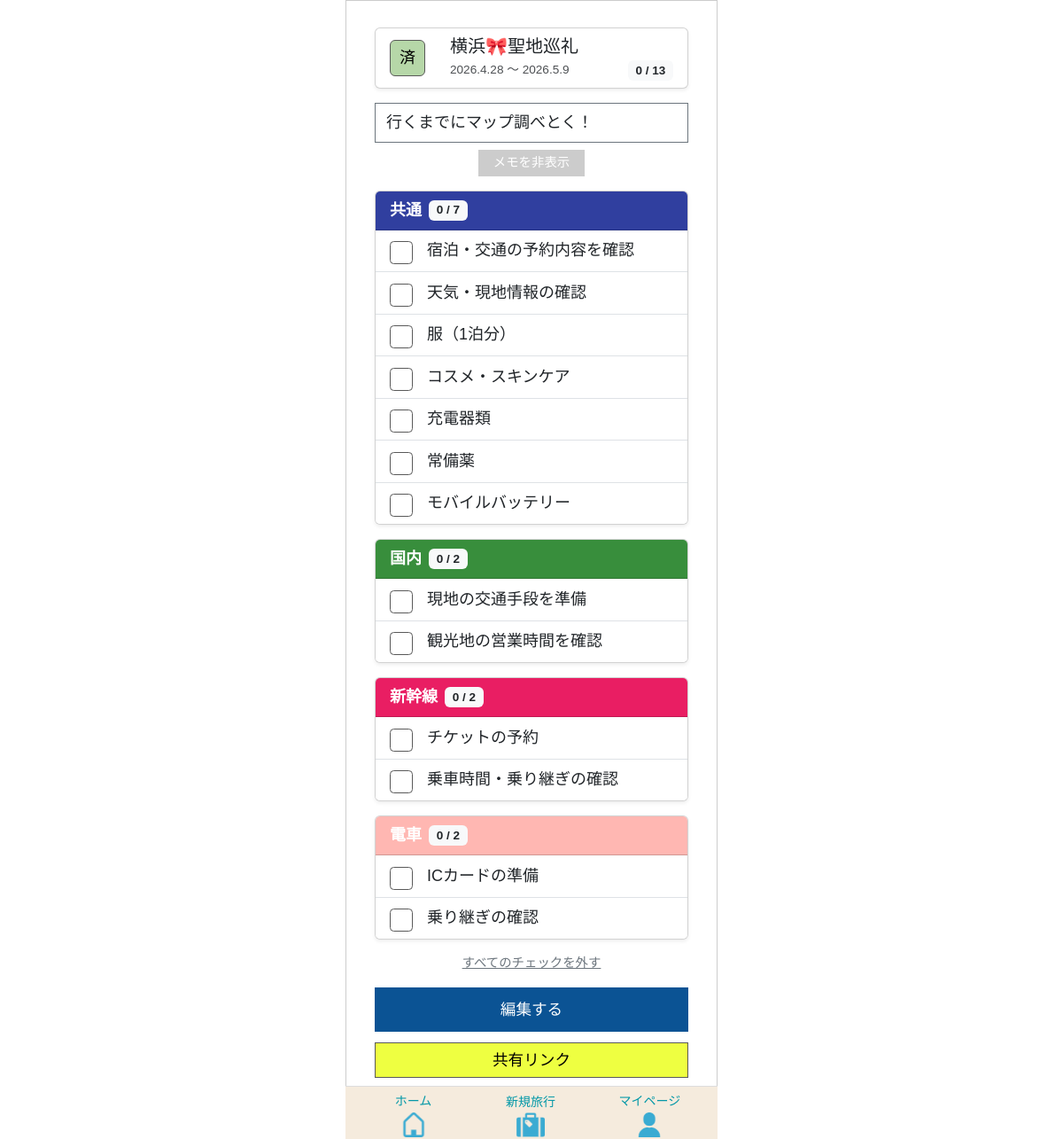
Page /tabipre/travel/415/ (signed in) on the earlier database version.
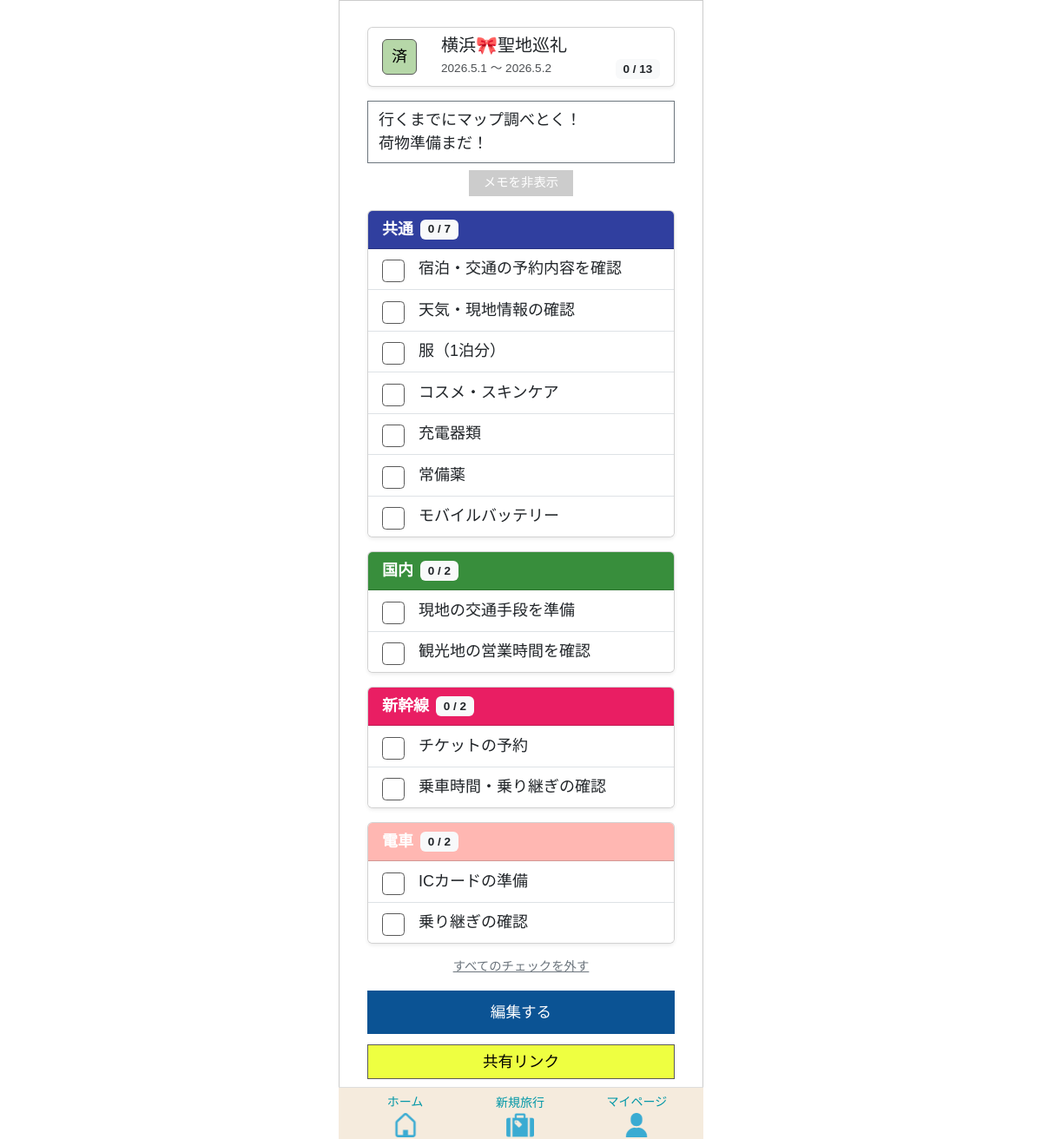
Same page on the later database version.
### app/models/travel.py (models this page shows, shortened)
class Travel_info(models.Model):
    class LocationType(models.IntegerChoices):
        DOMESTIC = 0, _("国内")
        OVERSEAS = 1, _("海外")
    class StatusType(models.IntegerChoices):
        NOT_DONE  = 0, _("未")
        COMPLETE  = 1, _("完")
        PROCESSED = 2, _("済")
    travel_info_id = models.AutoField(
        primary_key=True,
        verbose_name=_("旅行情報ID")
    )
    user = models.ForeignKey(
        settings.AUTH_USER_MODEL,
        on_delete=models.CASCADE,
        verbose_name=_("ユーザーID")
    )
    travel_title = models.CharField(
        max_length=100,
        verbose_name=_("旅行タイトル")
    )
    start_date = models.DateField(
        verbose_name=_("開始日")
    )
    end_date = models.DateField(
        verbose_name=_("終了日")
    )
    location = models.IntegerField(
        choices=LocationType.choices,
        verbose_name=_("場所"),
    )
    memo = models.CharField(
        max_length=230,
        blank=True,
        verbose_name=_("メモ")
    )
    status = models.IntegerField(
        choices=StatusType.choices,
        default=0,
        verbose_name=_("ステータス")
    )
    transport = models.ManyToManyField(
        "Transport",
        through="Travelmode",
        verbose_name=_("交通手段")
    )
    created_at = models.DateTimeField(
        auto_now_add=True,
        verbose_name=_("作成日")
    )
    updated_at = models.DateTimeField(
       auto_now=True,
        verbose_name=_("更新日")
    )
    class Meta:
        verbose_name = _("旅行情報")
        verbose_name_plural = _("旅行情報")

### app/views/old_travel/travel_detail.py (the view)
# urls.py: path("tabipre/travel/<int:travel_id>/", travel_detail, name="travel_detail"),
def travel_detail(request, travel_id):
    travel_info = get_object_or_404(Travel_info, pk=travel_id)
    template = Template.objects.filter(
    travel_info=travel_info
    ).first()
    if template:
        categories = TravelCategory.objects.filter(template=template)
        for cat in categories:
            cat.items = cat.travelitem_set.order_by('item_checked', 'id')
            cat.checked_count_display = cat.checked_count
            cat.total_count_display = cat.total_count
    else:
        categories = []
    items = TravelItem.objects.filter(
    travel_category__template__travel_info=travel_info
    )
    total_items = items.count()
    checked_items = items.filter(item_checked=1).count()
    today = timezone.now().date()
    if travel_info.end_date < today:
        status = "済"
    elif total_items > 0 and total_items == checked_items:
        status = "完"
    else:
        status = "未"
    travel_info.status_label = status
    context = {
        "travel_info": travel_info,
        "categories": categories,
        "template": template,
        "total_items": total_items,
        "checked_items": checked_items,
        "can_edit": True,
    }
    return render(request, "old_travel/travel_detail.html", context)

### app/models/template.py (called while the page is built)
    @property
    def checked_count(self):
        return self.travelitem_set.filter(item_checked=1).count()

    @property
    def total_count(self):
        return self.travelitem_set.count()

### templates/old_travel/travel_detail.html (shortened to what this page needs)
{% extends "base.html" %}
{% load static %}
{% block extra_css %}
{{ block.super }}
<link rel="stylesheet" href="{% static 'tabipre/css/old_template/template_base.css' %}">
{% endblock %}
{% block content %}
<div class="container mt-0">
  {% include "parts/travel_card.html" with card_travel_info=travel_info %}
  {% if travel_info.memo and not is_share_page %}
  <div class="mb-3">
    <div id="memoArea" class="collapse show">
      <div class="card memo-card">
           <div class="memo-inner">{{ travel_info.memo|linebreaksbr }}</div>
      </div>
    </div>
    <button id="memoToggleBtn"
            class="memo-toggle-btn"
            data-bs-toggle="collapse"
            data-bs-target="#memoArea">
      メモを非表示
    </button>
  </div>
  {% endif %}
  {% for category in categories %}
  <div class="card mb-3 shadow-sm">
    <div class="card-header text-white d-flex justify-content-between align-items-center"
         style="background-color: {{ category.get_category_color_display }};">
      <div class="d-flex align-items-center">
        <strong>{{ category.category_name }}</strong>
        <span class="badge category-badge bg-light text-dark ms-2">
          {{ category.checked_count }} / {{ category.total_count }}
        </span>
      </div>
    </div>
    <ul id="cat{{ category.id }}" class="list-group list-group-flush">
      {% include "parts/category_card_editable.html" with category=category %}
    </ul>
  </div>
  {% endfor %}
  {% if can_edit %}
  <div class="mt-3">
    <a href="{% url 'app:travel_uncheck_all' travel_info.travel_info_id %}" class="uncheck-link">
      すべてのチェックを外す
    </a>
  </div>
  {% endif %}
  {% if can_edit %}
  <div class="mt-3 edit-button">
    {% if template %}
      <a href="{% url 'app:old_template_edit' template.id %}" class="btn btn-primary">
        編集する
      </a>
    {% else %}
      <span class="text-muted align-self-center">テンプレートは作成されていません</span>
    {% endif %}
    <a href="{% url 'app:travel_link' travel_info.travel_info_id %}" class="btn btn-link">
      共有リンク
    </a>
  </div>
  {% endif %}
</div>
{% endblock %}

### templates/parts/travel_card.html (shortened to what this page needs)
<div class="card mb-3 shadow-sm">
    <div class="card-body">
        <div class="d-flex align-items-start">
            <span id="travelStatus-{{ card_travel_info.travel_info_id }}"
                  data-end-date="{{ card_travel_info.end_date|date:'Y-m-d' }}"
                  class="badge-t
                      {% if card_travel_info.status_label == '未' %}status-mi
                      {% elif card_travel_info.status_label == '完' %}status-kan
                      {% elif card_travel_info.status_label == '済' %}status-zumi
                      {% endif %}
                      status-vertical">
            </span>
            <div class="ms-2 flex-grow-1">
                <h5 class="mb-1">{{ card_travel_info.travel_title }}</h5>
                <div class="d-flex justify-content-between align-items-center">
                    <p class="travel-date mb-0">
                        {{ card_travel_info.start_date|date:"Y.n.j" }}
                        ～
                        {{ card_travel_info.end_date|date:"Y.n.j" }}
                    </p>
                    <span id="totalCheckCount" class="badge bg-light text-dark">
                    </span>
                </div>
            </div>
        </div>
    </div>
</div>

Differences in the rows shown:
changed Travel_info "横浜🎀聖地巡礼": start_date "2026.4.28" → "2026.5.1"; end_date "2026.5.9" → "2026.5.2"; memo "行くまでにマップ調べとく！" → "行くまでにマップ調べとく！ 荷物準備まだ！"
